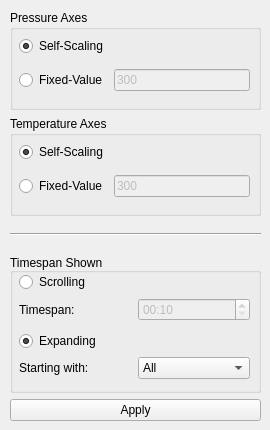
<?xml version="1.0" encoding="UTF-8"?>
<ui version="4.0">
 <class>diagramSettings</class>
 <widget class="QWidget" name="diagramSettings">
  <property name="geometry">
   <rect>
    <x>0</x>
    <y>0</y>
    <width>270</width>
    <height>430</height>
   </rect>
  </property>
  <property name="minimumSize">
   <size>
    <width>270</width>
    <height>430</height>
   </size>
  </property>
  <property name="maximumSize">
   <size>
    <width>270</width>
    <height>430</height>
   </size>
  </property>
  <property name="windowTitle">
   <string>Diagram Settings</string>
  </property>
  <widget class="QWidget" name="verticalLayoutWidget">
   <property name="geometry">
    <rect>
     <x>10</x>
     <y>10</y>
     <width>251</width>
     <height>411</height>
    </rect>
   </property>
   <layout class="QVBoxLayout" name="verticalLayout_2">
    <property name="sizeConstraint">
     <enum>QLayout::SizeConstraint::SetMinimumSize</enum>
    </property>
    <item>
     <widget class="QGroupBox" name="pressureAxes">
      <property name="minimumSize">
       <size>
        <width>0</width>
        <height>100</height>
       </size>
      </property>
      <property name="maximumSize">
       <size>
        <width>16777215</width>
        <height>100</height>
       </size>
      </property>
      <property name="title">
       <string>Pressure Axes</string>
      </property>
      <widget class="QWidget" name="gridLayoutWidget">
       <property name="geometry">
        <rect>
         <x>9</x>
         <y>19</y>
         <width>231</width>
         <height>71</height>
        </rect>
       </property>
       <layout class="QGridLayout" name="gridLayout">
        <item row="0" column="0">
         <widget class="QRadioButton" name="pressureSelfScaling">
          <property name="text">
           <string>Self-Scaling</string>
          </property>
          <property name="checked">
           <bool>true</bool>
          </property>
         </widget>
        </item>
        <item row="1" column="0">
         <widget class="QRadioButton" name="pressureFixedValue">
          <property name="text">
           <string>Fixed-Value</string>
          </property>
         </widget>
        </item>
        <item row="1" column="1">
         <widget class="QLineEdit" name="pressureLineEdit">
          <property name="enabled">
           <bool>false</bool>
          </property>
          <property name="inputMethodHints">
           <set>Qt::InputMethodHint::ImhFormattedNumbersOnly</set>
          </property>
          <property name="text">
           <string>300</string>
          </property>
         </widget>
        </item>
       </layout>
      </widget>
     </widget>
    </item>
    <item>
     <widget class="QGroupBox" name="temperatureAxes">
      <property name="minimumSize">
       <size>
        <width>0</width>
        <height>100</height>
       </size>
      </property>
      <property name="maximumSize">
       <size>
        <width>16777215</width>
        <height>100</height>
       </size>
      </property>
      <property name="title">
       <string>Temperature Axes</string>
      </property>
      <widget class="QWidget" name="gridLayoutWidget_2">
       <property name="geometry">
        <rect>
         <x>9</x>
         <y>19</y>
         <width>231</width>
         <height>71</height>
        </rect>
       </property>
       <layout class="QGridLayout" name="gridLayout_2">
        <item row="1" column="0">
         <widget class="QRadioButton" name="temperatureFixedValue">
          <property name="text">
           <string>Fixed-Value</string>
          </property>
         </widget>
        </item>
        <item row="0" column="0">
         <widget class="QRadioButton" name="temperatureSelfScaling">
          <property name="text">
           <string>Self-Scaling</string>
          </property>
          <property name="checked">
           <bool>true</bool>
          </property>
         </widget>
        </item>
        <item row="1" column="1">
         <widget class="QLineEdit" name="temperatureLineEdit">
          <property name="enabled">
           <bool>false</bool>
          </property>
          <property name="inputMethodHints">
           <set>Qt::InputMethodHint::ImhFormattedNumbersOnly</set>
          </property>
          <property name="text">
           <string>300</string>
          </property>
         </widget>
        </item>
       </layout>
      </widget>
     </widget>
    </item>
    <item>
     <spacer name="verticalSpacer_3">
      <property name="orientation">
       <enum>Qt::Orientation::Vertical</enum>
      </property>
      <property name="sizeHint" stdset="0">
       <size>
        <width>20</width>
        <height>40</height>
       </size>
      </property>
     </spacer>
    </item>
    <item>
     <widget class="Line" name="line">
      <property name="orientation">
       <enum>Qt::Orientation::Horizontal</enum>
      </property>
     </widget>
    </item>
    <item>
     <spacer name="verticalSpacer_2">
      <property name="orientation">
       <enum>Qt::Orientation::Vertical</enum>
      </property>
      <property name="sizeHint" stdset="0">
       <size>
        <width>20</width>
        <height>40</height>
       </size>
      </property>
     </spacer>
    </item>
    <item>
     <widget class="QGroupBox" name="shownTimespan">
      <property name="minimumSize">
       <size>
        <width>0</width>
        <height>140</height>
       </size>
      </property>
      <property name="maximumSize">
       <size>
        <width>16777215</width>
        <height>140</height>
       </size>
      </property>
      <property name="title">
       <string>Timespan Shown</string>
      </property>
      <property name="alignment">
       <set>Qt::AlignmentFlag::AlignBottom|Qt::AlignmentFlag::AlignLeading|Qt::AlignmentFlag::AlignLeft</set>
      </property>
      <widget class="QWidget" name="gridLayoutWidget_3">
       <property name="geometry">
        <rect>
         <x>9</x>
         <y>19</y>
         <width>231</width>
         <height>111</height>
        </rect>
       </property>
       <layout class="QGridLayout" name="gridLayout_3">
        <item row="3" column="0">
         <widget class="QRadioButton" name="expandingRadioButton">
          <property name="text">
           <string>Expanding</string>
          </property>
          <property name="checked">
           <bool>true</bool>
          </property>
         </widget>
        </item>
        <item row="1" column="1">
         <widget class="QTimeEdit" name="scrollingTimeEdit">
          <property name="enabled">
           <bool>false</bool>
          </property>
          <property name="displayFormat">
           <string>mm:ss</string>
          </property>
          <property name="time">
           <time>
            <hour>0</hour>
            <minute>0</minute>
            <second>10</second>
           </time>
          </property>
         </widget>
        </item>
        <item row="2" column="0">
         <spacer name="verticalSpacer">
          <property name="orientation">
           <enum>Qt::Orientation::Vertical</enum>
          </property>
          <property name="sizeHint" stdset="0">
           <size>
            <width>20</width>
            <height>40</height>
           </size>
          </property>
         </spacer>
        </item>
        <item row="4" column="0">
         <widget class="QLabel" name="label_2">
          <property name="text">
           <string>Starting with:</string>
          </property>
         </widget>
        </item>
        <item row="4" column="1">
         <widget class="QComboBox" name="firstShownComboBox">
          <item>
           <property name="text">
            <string>All</string>
           </property>
          </item>
          <item>
           <property name="text">
            <string>Lift-Off</string>
           </property>
          </item>
          <item>
           <property name="text">
            <string>SOE</string>
           </property>
          </item>
         </widget>
        </item>
        <item row="1" column="0">
         <widget class="QLabel" name="label">
          <property name="text">
           <string>Timespan:</string>
          </property>
         </widget>
        </item>
        <item row="0" column="0">
         <widget class="QRadioButton" name="scrollingRadioButton">
          <property name="text">
           <string>Scrolling</string>
          </property>
          <property name="checked">
           <bool>false</bool>
          </property>
         </widget>
        </item>
        <item row="5" column="0">
         <spacer name="verticalSpacer_4">
          <property name="orientation">
           <enum>Qt::Orientation::Vertical</enum>
          </property>
          <property name="sizeHint" stdset="0">
           <size>
            <width>20</width>
            <height>40</height>
           </size>
          </property>
         </spacer>
        </item>
       </layout>
      </widget>
     </widget>
    </item>
    <item>
     <widget class="QPushButton" name="applyDiagramSettings">
      <property name="text">
       <string>Apply</string>
      </property>
     </widget>
    </item>
   </layout>
  </widget>
 </widget>
 <resources/>
 <connections/>
</ui>
